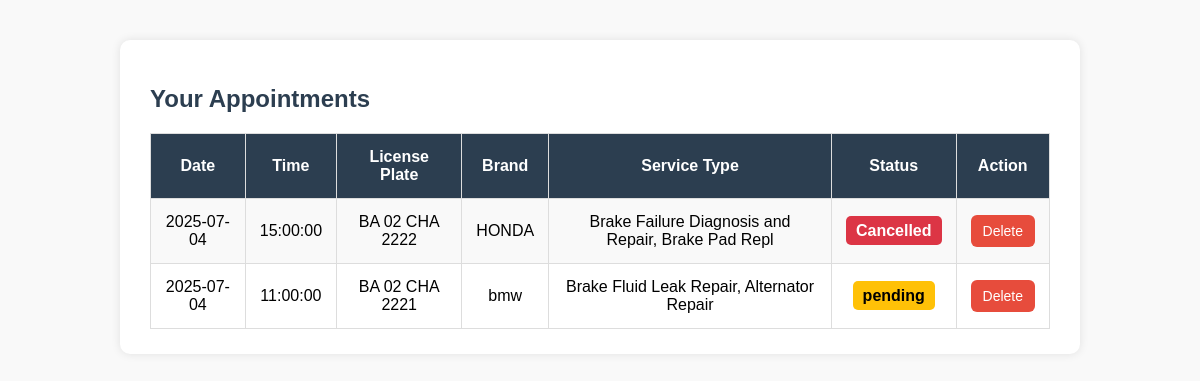
/userdashboard/appointment-list.php (signed in), run on the app's committed database.
### tables this page shows
CREATE TABLE `appointments` (
  `id` int(11) NOT NULL,
  `user_id` int(11) DEFAULT NULL,
  `vehicle_id` int(11) NOT NULL,
  `appointment_date` date NOT NULL,
  `appointment_time` time NOT NULL,
  `slot_number` int(1) NOT NULL,
  `status` varchar(50) DEFAULT 'pending',
  `service_type` varchar(300) DEFAULT NULL,
  `user_first_name` varchar(255) DEFAULT NULL
);

CREATE TABLE `vehicles` (
  `id` int(11) NOT NULL,
  `user_id` int(11) DEFAULT NULL,
  `brand` varchar(50) NOT NULL,
  `model` varchar(50) NOT NULL,
  `year` year(4) NOT NULL,
  `license_plate` varchar(20) NOT NULL
);

### userdashboard/appointment-list.php (the view, shortened to what this page needs)
<?php
require_once "../db.php";
$user_id = $_SESSION['user_id'];
$query = "SELECT appointments.id, appointments.appointment_date, appointments.appointment_time, vehicles.license_plate, vehicles.brand AS brand, appointments.status, appointments.service_type
          FROM appointments
          INNER JOIN vehicles ON appointments.vehicle_id = vehicles.id
          WHERE appointments.user_id = '$user_id'";
$result = mysqli_query($conn, $query);
?>
<!DOCTYPE html>
<html lang="en">
<head>
    <link rel="stylesheet" href="CSS/appointment_list.css">
</head>
<body>
    <div class="container">
        <h2>Your Appointments</h2>
        <?php
        if (mysqli_num_rows($result) > 0) {
            echo '<table>';
            echo '<tr>';
            echo '<th>Date</th>';
            echo '<th>Time</th>';
            echo '<th>License Plate</th>';
            echo '<th>Brand</th>';
            echo '<th>Service Type</th>';
            echo '<th>Status</th>';
            echo '<th>Action</th>';
            echo '</tr>';
            while ($row = mysqli_fetch_assoc($result)) {
                echo '<tr>';
                echo '<td>' . htmlspecialchars($row['appointment_date']) . '</td>';
                echo '<td>' . htmlspecialchars($row['appointment_time']) . '</td>';
                echo '<td>' . htmlspecialchars($row['license_plate']) . '</td>';
                echo '<td>' . htmlspecialchars($row['brand']) . '</td>';
                echo '<td>' . htmlspecialchars($row['service_type']) . '</td>';
                echo '<td><span class="status-' . strtolower($row['status']) . '">' . htmlspecialchars($row['status']) . '</span></td>';
                echo '<td><a href="appointment-list.php?delete_id=' . $row['id'] . '" class="delete-btn" onclick="return confirm(\'Are you sure you want to delete this appointment?\')">Delete</a></td>';
                echo '</tr>';
            }
            echo '</table>';
        } else {
            echo '<p class="no-appointments">No appointments found.</p>';
        }
        ?>
    </div>
</body>
</html>

### userdashboard/CSS/appointment_list.css (style rules this page uses)
body { font-family: Arial, sans-serif; margin: 0; padding: 40px; background-color: #f9f9f9; }
.container { max-width: 900px; margin: auto; background: #fff; padding: 25px 30px; border-radius: 10px; box-shadow: 0px 0px 10px rgba(0,0,0,0.1); }
h2 { color: #2c3e50; margin-bottom: 20px; }
table { width: 100%; border-collapse: collapse; font-size: 16px; }
table th, table td { padding: 14px; text-align: center; border: 1px solid #ddd; }
table th { background-color: #2c3e50; color: white; }
table tr:nth-child(even) { background-color: #f9f9f9; }
.status-pending { background-color: #ffc107; color: #000; padding: 6px 10px; border-radius: 5px; font-weight: bold; }
.status-cancelled { background-color: #dc3545; color: #fff; padding: 6px 10px; border-radius: 5px; font-weight: bold; }
.delete-btn { background-color: #e74c3c; color: white; border: none; padding: 8px 12px; border-radius: 6px; cursor: pointer; transition: background-color 0.3s; text-decoration: none; font-size: 14px; }

### data on the page
appointments: appointment_date "2025-07-04", appointment_time "15:00:00", vehicle.license_plate "BA 02 CHA 2222", vehicle.brand "HONDA", service_type "Brake Failure Diagnosis and Repair, Brake Pad Repl", status "Cancelled"
appointments: appointment_date "2025-07-04", appointment_time "11:00:00", vehicle.license_plate "BA 02 CHA 2221", vehicle.brand "bmw", service_type "Brake Fluid Leak Repair, Alternator Repair", status "pending"
